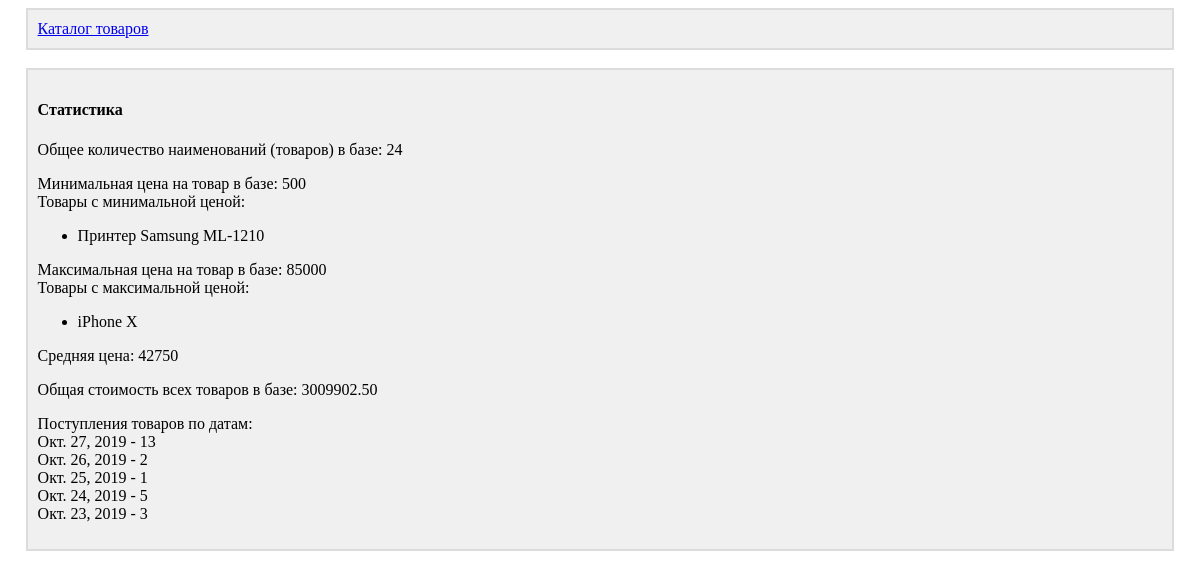
Page /statistic/ on the earlier database version.
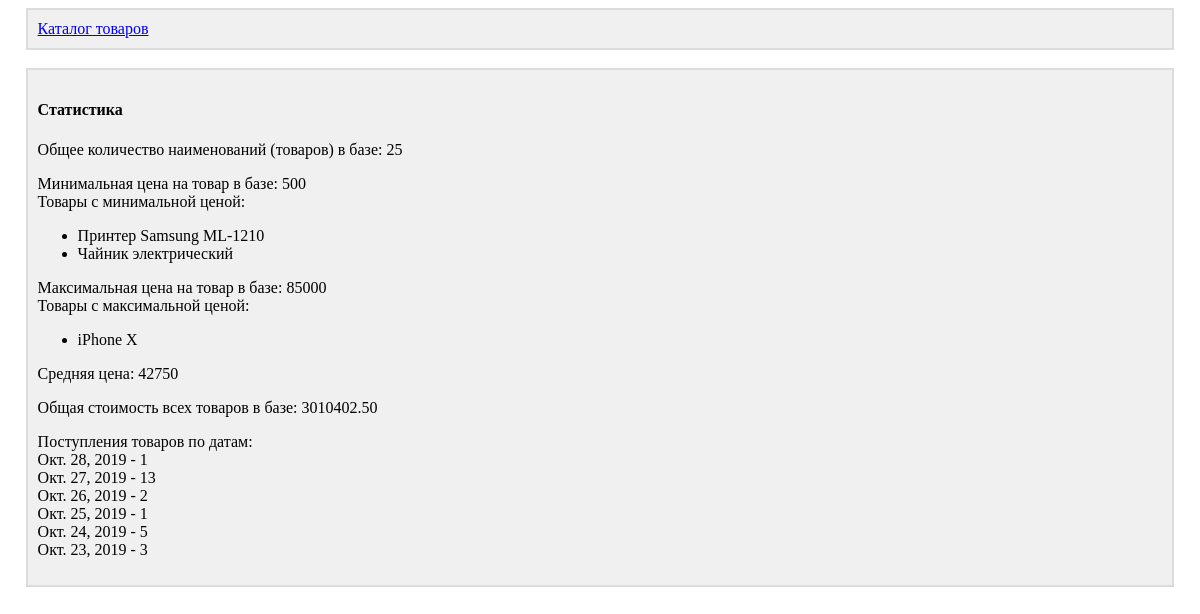
Same page on the later database version.
### main/models.py (models this page shows)
class Product(models.Model):
    title = models.CharField(max_length=50, blank=False, unique=True, verbose_name='Наименование')
    description = models.TextField(max_length=1000, blank=False, verbose_name='Описание')
    price = models.DecimalField(max_digits=10, decimal_places=2, blank=False, verbose_name='Цена')
    count = models.PositiveIntegerField(blank=False, verbose_name='Количество')
    state = models.BooleanField(blank=False, verbose_name='Новый', null=False)
    arrival_date = models.DateField(blank=False, verbose_name='Дата поступления')
    group = models.ForeignKey(Group, on_delete=models.CASCADE, verbose_name='Группа')
    class Meta:
        verbose_name = 'Товар'
        verbose_name_plural = 'Товары'
        ordering = ['title']

### main/views.py (the view)
# urls.py: path('statistic/', statistic, name='satistic')
def statistic(request):
    price_stat = Product.objects.aggregate(Min('price'), Max('price'))
    price_min = price_stat['price__min']
    price_max = price_stat['price__max']
    products_with_min_price = Product.objects.filter(price=price_min)
    products_with_max_price = Product.objects.filter(price=price_max)
    avg_price = (price_min + price_max) // 2
    all_products = Product.objects.all()
    products_count = all_products.count()
    total_cost = 0
    for product in all_products:
        total_cost += (product.price * product.count)
    count_products_in_date = Product.objects.values('arrival_date').order_by('-arrival_date').annotate(cnt=Count('pk'))
    context = {
        'price_min': price_min,
        'price_max': price_max,
        'products_with_min_price': products_with_min_price,
        'products_with_max_price': products_with_max_price,
        'avg_price': avg_price,
        'products_count': products_count,
        'total_cost': total_cost,
        'count_products_in_date': count_products_in_date
    }
    return render(request, 'main/statistic.html', context)

### main/templates/main/statistic.html
{% extends 'layout/basic.html' %}
{% block header %}
    <div class="block">
        <a href="{% url 'products_list' %}">Каталог товаров</a>
    </div>
    <br>
{% endblock %}
{% block content %}
    <div class="block">
        <h4>Статистика</h4>
        <p>
            Общее количество наименований (товаров) в базе: {{ products_count }}<br>
        </p>
        <p>
            Минимальная цена на товар в базе: {{ price_min }}<br>
            Товары с минимальной ценой:
        <ul>
            {% for product in products_with_min_price %}
                <li>{{ product.title }}</li>
            {% endfor %}
        </ul>
        </p>
        <p>
            Максимальная цена на товар в базе: {{ price_max }}<br>
            Товары с максимальной ценой:
        <ul>
            {% for product in products_with_max_price %}
                <li>{{ product.title }}</li>
            {% endfor %}
        </ul>
        </p>
        <p>
            Средняя цена: {{ avg_price }}<br>
        </p>
        <p>
            Общая стоимость всех товаров в базе: {{ total_cost }}<br>
        </p>
        <p>
            Поступления товаров по датам:<br>
            {% for count in count_products_in_date %}
                {{ count.arrival_date }} - {{ count.cnt }}<br>
            {% endfor %}
        </p>
    </div>
{% endblock %}

Differences in the rows shown:
added Product: title "Чайник электрический", shown under "Статистика"
Other differences:
{{ products_count }}: "24" → "25"
{{ total_cost }}: "3009902.50" → "3010402.50"
new list line: "Окт. 28, 2019 - 1"
